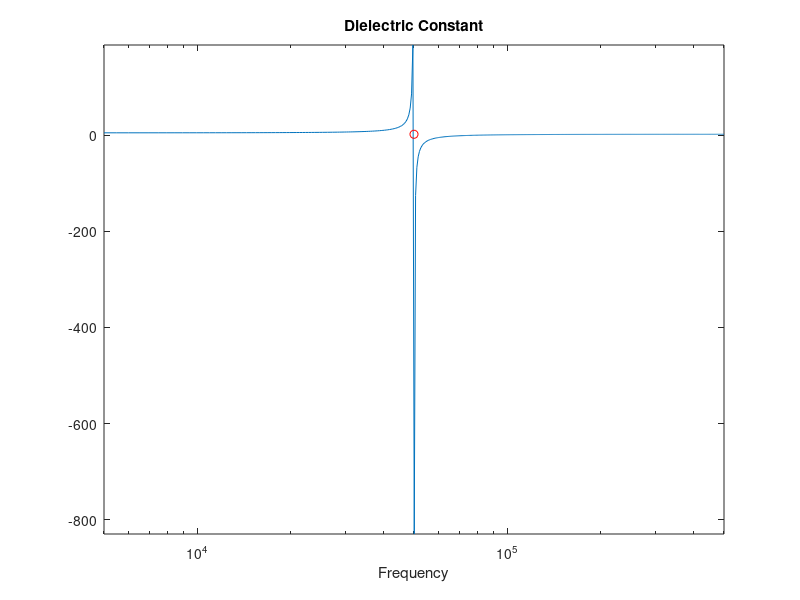
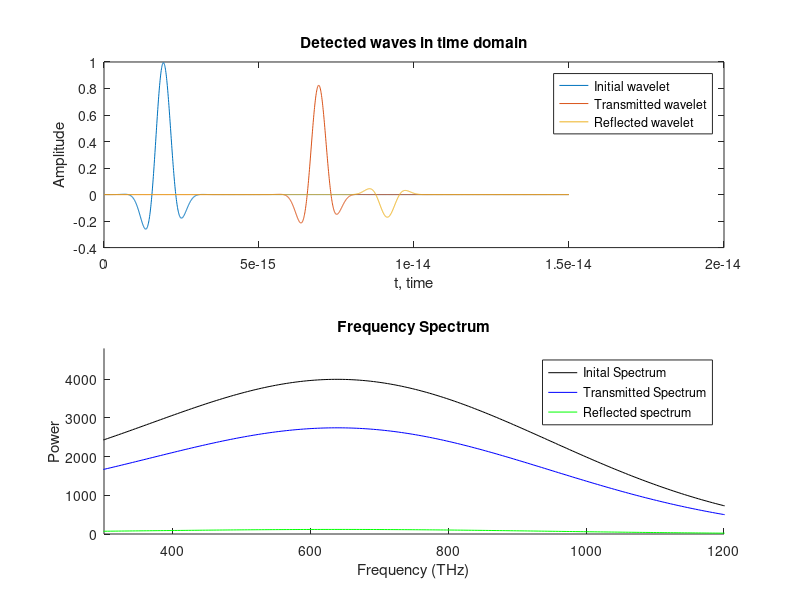
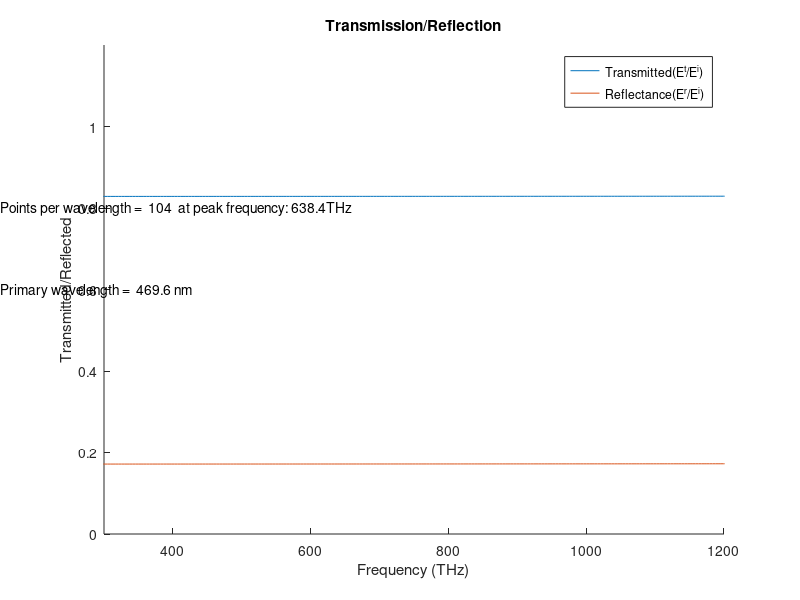

These charts were generated, in order, by the following MATLAB code: (Note: a time limit stopped this script after it produced the figures.)
clear all;
close all;

%%
%%%%%%%%%%%%%%%%%%%%%%%%%%%%%%%%%%%%%%%%%%%%%%%%%%%%%%%%%%%%%%%%%%%%%%%%%%%
% Program Info                                                            %
% Simulates FDTD in one dimension                                         %
%                                                                         %
% Note: Electric field, E, undergoes a change of variables for            %
% simplification: E_prgrm = sqrt(eps_not/mu_not)E_exact                   %
%                                                                         %
%%%%%%%%%%%%%%%%%%%%%%%%%%%%%%%%%%%%%%%%%%%%%%%%%%%%%%%%%%%%%%%%%%%%%%%%%%%

% Physical Constants
epsNot = 8.854187817620e-12;    % Permittivity of Free Space
muNot = 1.25663706e-6;          % Magnetic Constant
cNot = 2.99792458e8;            % Speed of light
etaNot = sqrt(muNot/epsNot);    % Characteristic impedence of free space

%% Parameters

% Define FDTD physical space
spaceSize = 4.5e-6;            % Space size (1 = 1meter)                  [USER DEFINED]
gridSize = 1000;               % Total number of cells                    [USER DEFINED]
dx = spaceSize/gridSize;       % Cell Size (1 = 1meter)                   

% Define FDTD temporal space
maxIter = 2000;          % Maximum number of iterations + 1         [USER DEFINED]
dt = .5*dx/(cNot);              % Time step (1 = 1sec)                     
Sc = cNot*dt/dx;                % Courant Number (only works in Vacuum)
stoppingNorm = .005;

% Print current settings
display(strcat('Spacial domain =  ',  num2str(round(spaceSize*1e7)*1e-1), ' microns'))
display(strcat('dx =  ',  num2str(round(dx*1e10)*1e-1), ' nm'))
display(strcat('Time domain =  ',  num2str(round(maxIter*dt*1e16)*1e-1), ' fs'))
display(strcat('Time step =  ',  num2str(round(dt*1e19)*1e-4), ' fs'))

% Define important positions
widthPML = 50;                 % Width of PML in grid points              [USER DEFINED]
sourcePos = .5e-6 ;              % Location of source in meters             [USER DEFINED]
sourcePos = round(sourcePos/dx);
posMed = 1.5e-6;                  % Position of medium relative to source    [USER DEFINED]
                                % in meters
posMed = round(posMed/dx)+sourcePos;
sizeMed = round(1.5e-6/dx);
% Grating parameters
lambdaMax = 500e-9;
nH = 1.82;
nL = 1.38;
lH = lambdaMax/(4*nH);
lL = lambdaMax/(4*nL);
grateNum = 4;                   % Number of grating sets
grateWidth = lH*grateNum + lL*grateNum;

% grateWidth = 2e-6;             % Width of entire grating
% relativeSize = lH/lL;          % Relative widths of the alternating grates

grateEnd = posMed+sizeMed;
grateSize1 = round(lH/dx);
grateSize2 = round(lL/dx); 




%% Initialize solution vectors
xDom = 1:gridSize;
Ex = zeros(1,gridSize);
Dx = Ex;
DxStore = Dx;
Hy = zeros(1,gridSize-1);
By = Hy;
ByStore = By;
dField = Dx;
ExStoreEnd = Ex(end-1);
ExStoreStart = Ex(2);

%% Hard source parameters

% Gaussian Pulse parameters
width = 50;                    % Width of Gaussian                        [USER DEFINED]
maxT = width*5;

% Sine Wave Parameters
f = 650e12;                     % Frequency                                 [USER DEFINED]
amp = 1;                        % Amplitude of Wave                        [USER DEFINED]
lambda =cNot/f;                 % Wavelength
omega = 2*pi*f;                 % Angular Frequency

% Ricker Wavelet Parameters
fp = 5e8;                       % Peak Frequency                           [USER DEFINED]
md = 1;                         % Temporal Delay Multiple                  [USER DEFINED]
dr = md/fp;                     % Temporal Delay

%% Parameters associated with the dielectric 
%UPML Parameters
xVec = widthPML:-1:0;
sigMax = .12*3.5/(etaNot*dx);
kappaMax = 1;
sigmaPML = ((xVec+.5)./widthPML).^3*sigMax;
sigmaPML2 = (xVec./widthPML).^3*sigMax;
kappaPML = 1+(kappaMax-1).*(xVec+.5).^3;
kappaPML2 = 1+(kappaMax-1).*(xVec).^3

% plot((xVec+.5)./widthPML,sigmaPMLx, 'ro', (xVec./widthPML), sigmaPMLx2 ,'b*')

sigmaPML = [ sigmaPML, zeros(1,gridSize-2*widthPML-2), sigmaPML(length(sigmaPML):-1:1)];
kappaPML = [ kappaPML, ones(1,gridSize-2*widthPML-2), kappaPML(length(kappaPML):-1:1)];
sigmaPML2 = [ sigmaPML2, zeros(1,gridSize-2*widthPML-3), sigmaPML2(length(sigmaPML2):-1:1)];
kappaPML2 = [ kappaPML2, ones(1,gridSize-2*widthPML-3), kappaPML2(length(kappaPML2):-1:1)];

c1 = (2.*epsNot.*kappaPML-sigmaPML.*dt)./(2.*epsNot.*kappaPML+sigmaPML.*dt);
c2 = (2.*epsNot)./(2.*epsNot.*kappaPML+sigmaPML.*dt);
c3 = (2.*epsNot.*kappaPML-sigmaPML.*dt)./(2.*epsNot.*kappaPML+sigmaPML.*dt);
c4 = 1./((2.*epsNot.*kappaPML+sigmaPML.*dt));
c5 = (2.*epsNot.*kappaPML+sigmaPML.*dt);
c6 = (2.*epsNot.*kappaPML+sigmaPML.*dt);

d1 = (2.*epsNot.*kappaPML2-sigmaPML2.*dt)./(2.*epsNot.*kappaPML2+sigmaPML2.*dt);
d2 = (2.*epsNot)./(2.*epsNot.*kappaPML2+sigmaPML2.*dt);
d3 = (2.*epsNot.*kappaPML2-sigmaPML2.*dt)./(2.*epsNot.*kappaPML2+sigmaPML2.*dt);
d4 = 1./((2.*epsNot.*kappaPML2+sigmaPML2.*dt));
d5 = (2.*epsNot.*kappaPML2+sigmaPML2.*dt);
d6 = (2.*epsNot.*kappaPML2+sigmaPML2.*dt);


%% Parameters associated with Debye Material
% dEps = 3;                       % Change in rel. Permittivity due to pole  [USER DEFINED]
% epsInf = 1;                     % Rel. Permittivity at infinite freq.      [USER DEFINED]  
% tau  = .001e-6  ;               % Pole relaxation time                     [USER DEFINED]
% chiNot = dEps*(1-exp(-dt/tau));                    % Initial X, susceptibility
% xiNot = dEps*tau/dt*(1-(dt/tau+1)*exp(-dt/tau));  % Inital Zeta, Convolution term
% dXnot = chiNot*(1-exp(-dt/tau));
% dZnot = xiNot*(1-exp(-dt/tau));
% psi = Ex(posMed:end-1);
% ExStore = Ex;
% alpha = (epsInf-xiNot)/(epsInf-xiNot+chiNot);
% beta = 1/(epsInf-xiNot+chiNot);
% kappa = 1/(epsInf-xiNot+chiNot);


%% Parameters associated with Lorentz Material

dEps = 3;                       % Change in rel. Permittivity due to pole  [USER DEFINED]
epsInf = 2;                    % Rel. Permittivity at infinite freq.      [USER DEFINED]
freqL = 500e2;                   % Undamped Resonance Frequency of med      [USER DEFINED]         
omegaMed = 2*pi*freqL;          % Angular freq equivalent of freqL
deltaMed = 0*omegaMed  ;       % Conductivity of Lorentz Medium           [USER DEFINED]

% Parameters associated with lorentz medium
alphaL = deltaMed;
betaL = sqrt(omegaMed^2-deltaMed^2);
gamma = dEps*omegaMed^2/betaL

chiNot = -j*gamma/(alphaL-j*betaL)*(1-exp((-alphaL+j*betaL)*dt));     % Initial X, susceptibility
xiNot = (-j*gamma/dt)/(alphaL-j*betaL)^2*...
       (((alphaL-j*betaL)*dt+1)*exp((-alphaL+j*betaL)*dt)-1)  ;     % Inital Zeta, Convolution term
   
dXnot = chiNot*(1-exp((-alphaL+j*betaL)*dt));
dZnot = xiNot*(1-exp((-alphaL+j*betaL)*dt));

chiNot = real(chiNot);
xiNot = real(xiNot);

psi = Ex;
ExStore = Ex;
alpha = (epsInf-xiNot)/(epsInf-xiNot+chiNot);
beta = 1/(epsInf-xiNot+chiNot);
kappa = 1/(epsInf-xiNot+chiNot);

c1a = c1;
c2a = c2;

medVecAlpha = ones(1,gridSize);
medVecBeta = ones(1,gridSize);

% simple dielectric equations
medVecAlpha(posMed:grateEnd) = alpha*ones(1,grateEnd-posMed+1);
medVecBeta(posMed:grateEnd) = beta*ones(1,grateEnd-posMed+1);

c1a(widthPML+1:gridSize -widthPML-1) = medVecAlpha(widthPML+1:gridSize -widthPML-1);
c2a(widthPML+1:gridSize -widthPML-1) = medVecBeta(widthPML+1:gridSize -widthPML-1);


% Generate plots of constants of lorentz medium
figure('outerposition',[1 200 500 500])
fstep = 10^3;
fdom = linspace(omegaMed/10,omegaMed*10,fstep);
chi = (dEps*omegaMed^2)./(omegaMed^2 + 2*j*deltaMed.*fdom - fdom.^2);
epsOmega = epsInf*ones(1,fstep) + chi;
semilogx(fdom/2/pi, epsOmega, omegaMed/2/pi, 2, 'ro')
axis([omegaMed/10/2/pi, omegaMed*10/2/pi, min(epsOmega), max(epsOmega)])
title('Dielectric Constant')
xlabel('Frequency')

%% Initialization of Detector for frequency domain

% Specify detector locations
detInitial = sourcePos+1;             % Position of initial wave detector  [USER DEFINED]
detPost = posMed+1;                % Position of latter wave detector  [USER DEFINED]
detRef = posMed-150;                 % Position of reflection detector

detectorInitial = zeros(1,maxIter-1);
detectorFinal = zeros(1,maxIter-1);
detectorRef = detectorFinal;
detectordField = detectorFinal;
%%

%%%%%% MAIN SOLUTION LOOP %%%%%%
figure('outerposition', [710   500   1000   700])
set(1,'color',[.9 .9 .9])

for n = 1:maxIter

% Generate Gaussian Pulse
% if n < maxT*2;
% source = exp(-.5*((maxT*dx-n*dt*cNot/Sc)/(width*dx))^2);
% end

% Generate wave packet
source = exp(-.5*((maxT*dx-n*dt*cNot/Sc)/(width*dx))^2) * amp*sin(omega*n*dt);
    
% Generate sine hard source
% source = amp*sin(omega*n*dt);

% Generate Ricker Wavelet
% source = (1-2*(pi*fp*(n*dt-dr))^2)*exp(-(pi*fp*(n*dt-dr))^2);


%% Without dielectric

% 
% % E-field Update
% Ex(2:end-1) = Ex(2:end-1) - Sc*( Hy(2:end) - Hy(1:end-1) );
% Ex(sourcePos)  = source;
% 
% % MUR boundary
% Ex(end) = ExStoreEnd + ((cNot*dt-dx)/(cNot*dt+dx))*(Ex(end-1)-Ex(end));
% Ex(1) = ExStoreStart + ((cNot*dt-dx)/(cNot*dt+dx))*(Ex(2)-Ex(1));
% 
% % Store Ex
% ExStoreEnd = Ex(end-1);
% ExStoreStart = Ex(2);
% 
% % H-field Update
% Hy          =      Hy     - Sc*( Ex(2:end) - Ex(1:end-1) ); 

%% With Dielectric and UPML

% E-field Boundary Update
Ex(1)   = 0 ;
Ex(end) = 0 ;

% E-field Update
DxStore = Dx;
Dx(2:end-1) = c1a(2:end-1).*Dx(2:end-1) + Sc.*c2a(2:end-1).*(Hy(2:end) - Hy(1:end-1));
Ex = c3.*Ex + c4.*(c5.*Dx - c6.*DxStore) + kappa*real(psi);
dField(2:end-1) = dField(2:end-1) + Sc.*(Hy(2:end) - Hy(1:end-1));

% Hard source update
if n < maxT*2;
Ex(sourcePos)    = source;
end

% Recursive accumlator for Lorentz medium
psi(posMed:grateEnd) = (dXnot-dZnot)*Ex(posMed:grateEnd) + dZnot*ExStore(posMed:grateEnd) + psi(posMed:grateEnd)*exp((-alphaL+j*betaL)*dt);
ExStore = Ex;

% H-field Update
% Hy = Hy - Sc.*( Ex(2:end)  - Ex (1:end-1) + psiH(2:end)); 
ByStore = By;
By = d1.*By + Sc.*d2.*(Ex(2:end) - Ex(1:end-1));
Hy = d3.*Hy+d4.*(d5.*By - d6.*ByStore);


%% With Debye Media
% % E-field Boundary Update
% Ex(1)   = 0 ;
% Ex(end) = 0 ;
% 
% % E-field Update
% % Before media is reached
% Ex(2:posMed-1)   = Ex(2:posMed-1) - Sc*( Hy(2:posMed-1) - Hy(1:posMed-2) );
% % Update after media is reached
% Ex(posMed:end-1) = alpha*Ex(posMed:end-1) - ...
%                    beta*Sc*( Hy(posMed:end) - Hy(posMed-1:end-1) ) + ...
%                    kappa*psi;
% Ex(sourcePos)    = source;
% 
% % Update Psi
% psi = (dXnot-dZnot)*Ex(posMed:end-1) + dZnot*ExStore(posMed:end-1) + psi*exp(-dt/tau);
% ExStore = Ex;
% 
% 
% % H-field Update
% Hy  =  Hy - Sc*( Ex(2:end) -  Ex(1:end-1) ); 


%% With Lorentz Media
% % E-field Boundary Update
% Ex(1)   = 0 ;
% Ex(end) = 0 ;
% 
% % E-field Update
% % Before media is reached
% Ex(2:posMed-1)   = Ex(2:posMed-1) - Sc*( Hy(2:posMed-1) - Hy(1:posMed-2) );
% % Update after media is reached
% Ex(posMed:end-1) = alpha*Ex(posMed:end-1) - ...
%                    beta*Sc*( Hy(posMed:end) - Hy(posMed-1:end-1) ) + ...
%                    kappa*real(psi);
% Ex(sourcePos)    = source;
% 
% % Update Psi
% psi = (dXnot-dZnot)*Ex(posMed:end-1) + dZnot*ExStore(posMed:end-1) + psi*exp((-alphaL+j*betaL)*dt);
% ExStore = Ex;
% 
% % H-field Update
% Hy  =  Hy - Sc*( Ex(2:end) -  Ex(1:end-1) ); 



%% Update detector
if n <= maxIter-2;
    if n < 850
        detectorInitial(n) = Ex(detInitial);
    end

    if n < 2000
        detectorFinal(n) = Ex(detPost);
        detectordField(n) = dField(detPost);
    end

    if n > 850
        detectorRef(n) = Ex(detRef);
    end
end
%%
if mod(n,16) == 0;
if n < maxIter-2    
% Generate plots/movie
hold on
disConv = dx*10^6;

% Plot grating rectangles
rectangle('position',[(posMed)*disConv, -2, (grateEnd-posMed)*disConv, 4], 'facecolor', [0 .5 .7])

plot(xDom*disConv, Ex, 'r-')
axis([0 max(xDom*disConv) -1.2 1.2])
title('Wave packet entering perfect dielectric')
xlabel('{\mu}m')
ylabel('E_z')

plot(detInitial*disConv, 0, 'ro', detPost*disConv, 0, 'go' , detRef*disConv, 0, 'b+')
end

timeStep = num2str(n);
time = strcat('Time Step: { }', timeStep);
text(gridSize/1.5*disConv, .5, time);

courant = num2str(Sc);
infoC = strcat('Courant number {\nu}= ', courant);
text(gridSize/1.5*disConv, .3, infoC); 

timeElaps = num2str(round(n*dt*10^16)*10^-1);
timeElapsed = strcat('Time elapsed:{ } ', timeElaps, 'fs');
text(gridSize/1.5*disConv, .15, timeElapsed); 


M(n/16) = getframe(gcf);
end
if n < maxIter-1
    hold off
    clf
end

if n == maxIter-2 | (n > 500 && norm(Ex) < stoppingNorm)
    
close(2)
    %%
    maxIter = length(detectorInitial);
    
    figure('outerposition', [1000   500   1000   500])

    % Plot detected waves
    subplot(2,1,1)
    observations = length(detectorInitial);
    timeDom = (0:observations-1).*dt;
    plot(timeDom, detectorInitial, timeDom, detectorFinal, timeDom, detectorRef)
    legend('Initial wavelet', 'Transmitted wavelet', 'Reflected wavelet')
    title('Detected waves in time domain')
    xlabel('t, time')
    ylabel('Amplitude')
        
    dfield = detectordField;
    
    % Fourier analysis with interpolation of recorded time domain waves
    scaledDom = timeDom*10^15;
    
    ppInc = spline(scaledDom, detectorInitial);
    ppTrans = spline(scaledDom, detectorFinal);
    ppRef = spline(scaledDom, detectorRef);
    ppdField = spline(scaledDom, dfield);
    
    maxT = max(scaledDom);
    samples = maxIter*10;
    samples = 2^nextpow2(samples);
    samples2 = maxIter;
    Fs = 1/dt;
    
    freqDom = (0:1:round(samples/2)-1)*Fs/samples/(maxIter)*samples2;
    fourierInit = fft(ppval(ppInc, linspace(0,maxT,samples2)), samples);
    fourierFinal = fft(ppval(ppTrans, linspace(0,maxT,samples2)), samples);
    fourierRef = fft(ppval(ppRef, linspace(0,maxT,samples2)), samples);
    fourierdField = fft(ppval(ppdField, linspace(0,maxT,samples2)), samples);
    
    magInit = (abs(fourierInit(1:round(samples/2)))).^2;
    magFinal = (abs(fourierFinal(1:round(samples/2)))).^2;
    magRef = (abs(fourierRef(1:round(samples/2)))).^2;
    magdField = (abs(fourierdField(1:round(samples/2)))).^2;
    
    scaledFreqDom = freqDom.*10^-12;
    [A indexMax] = max(magInit);
    primaryFreq = freqDom(indexMax);
    wavelengthPrimary = cNot/primaryFreq;
    pointsPerWave = wavelengthPrimary/dx;
    
    % Plot freq. spectrum
    subplot(2,1,2)
    hold on
    plot(freqDom./10^12, magInit, 'k')
    plot(freqDom./10^12, magFinal, 'b')
    plot(freqDom./10^12, magRef, 'g')
    hold off
    ylabel('Power') 
    xlabel('Frequency (THz)')
    legend('Inital Spectrum', 'Transmitted Spectrum', 'Reflected spectrum')
    title('Frequency Spectrum')
    axis([300 1200 0 1.2*max(magInit)])
    
    % Plot transmission graph
    figure('outerposition', [1400   250   1000   500])
    trans = zeros(length(freqDom),1);
    refl = trans;
    
    for k = 1:round(samples/2);
        if magInit(k) > 1e-12
             trans(k) = magFinal(k)/magInit(k);
             refl(k) = magRef(k)/magInit(k);
        end
    end
    
    epsApprox = magdField./(magFinal);
    
    
    trans = sqrt(trans);
    refl = sqrt(refl);
    hold on
    plot(freqDom./10^12, trans, freqDom./10^12, refl)
    ylabel('Transmitted/Reflected') 
    xlabel('Frequency (THz)')
    legend('Transmitted(E^t/E^i)', 'Reflectance(E^r/E^i)')
    title('Transmission/Reflection')
    
peakFreq = num2str(round(primaryFreq/10^11)*10^-1);
ppLambda = num2str(round(pointsPerWave));
waveLeg = num2str(round(wavelengthPrimary*10^10)*10^-1);
info1 = strcat('Points per wavelength = { } ', ppLambda, '{ } at peak frequency:{ }', peakFreq, 'THz');
info2 = strcat('Primary wavelength = { }', waveLeg, '{ }nm');

    axis([300 1200 0 1.2])
    text(150, .8, info1)
    text(150, .6, info2)
    
% Wavelength domain    
    figure('outerposition', [1600   50   1000   500])
    lambdaDom = cNot./freqDom;
    plot(lambdaDom*10^9, trans, lambdaDom*10^9, refl)
    xlabel('{\lambda} (nm)')
    ylabel('Transmitted/Reflected') 
    legend('Transmittance (E^t/E^i)', 'Reflectance(E^r/E^i)', 'Sum')
    title('Transmission/Reflection')    
    axis([300 800 0 1.2])
%%
 


% % Generate plots of constants of lorentz medium
figure('outerposition',[1 200 500 500])
fstep = 10^4;
fdom = linspace(100e12,1200e12,fstep);
chi = (dEps*omegaMed^2)./(omegaMed^2 + 2*j*deltaMed.*fdom - fdom.^2);
epsOmega = epsInf*ones(1,fstep) + chi;
plot(fdom/2/pi, epsOmega, omegaMed/2/pi, 2, 'ro', freqDom, epsApprox)
axis([200e12/(2*pi), 1500e12/(2*pi), 0, 4])
title('Dielectric Constant')
xlabel('Frequency')


    return
end


end
    
%% Call brag function
close all

lambdaWindow = [ 300, 800];
lambdaSteps = 500;

ppR = pchip(lambdaDom*1e9, refl.^2);
compare = ppval(ppR, linspace(lambdaWindow(1), lambdaWindow(2), lambdaSteps));

[lambdas, R] = multiLayer(506.5, lambdaWindow(1), lambdaWindow(2), lambdaSteps, nH, nL, grateNum);
figure('outerposition', [100   500   800   500])

R = R./100;
error = compare-R;

plot(lambdas, R, lambdas, compare, 'r-')
hold on;
plot(lambdas, error+.8, 'g-.');

%  plot(lambdas.*10^9, TP)
legend('Reflection calculated', 'Reflection from simulation', 'Error')
ylabel('Power')
xlabel('Wavelength(nm)')
axis([lambdaWindow(1) lambdaWindow(2) 0 1.1])

%% 
%movie2avi(M, 'Gauss Pulse 1D Debye Media', 'fps', 40);
